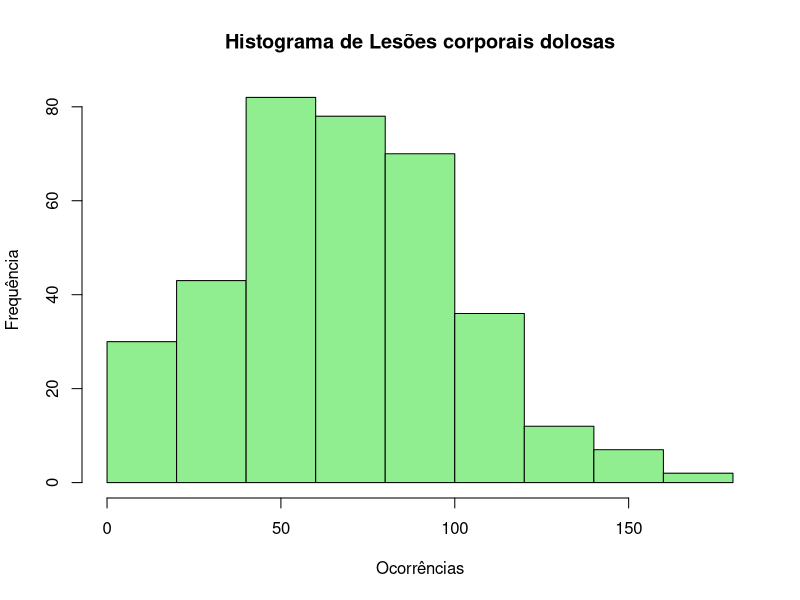
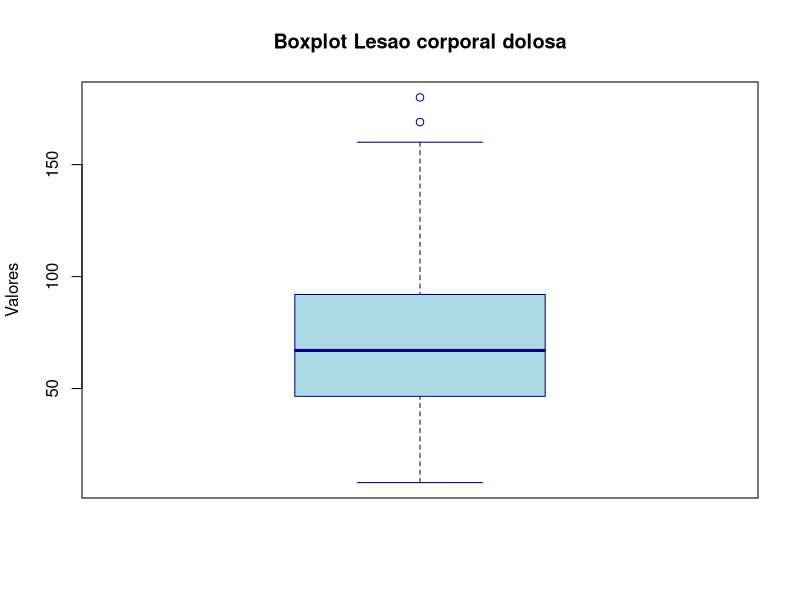
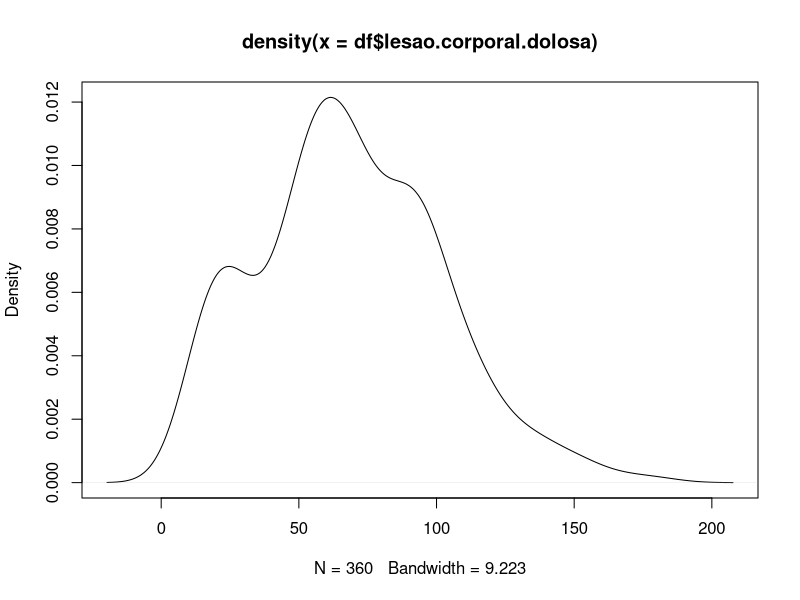
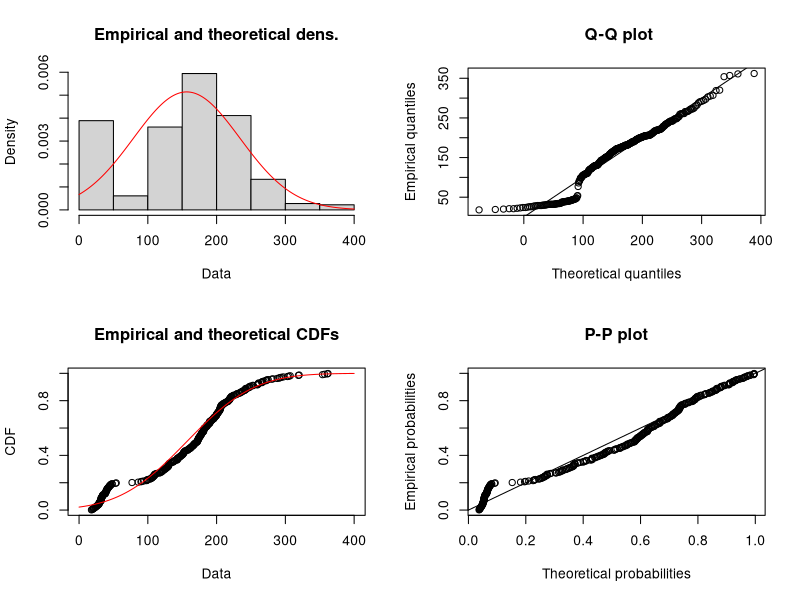
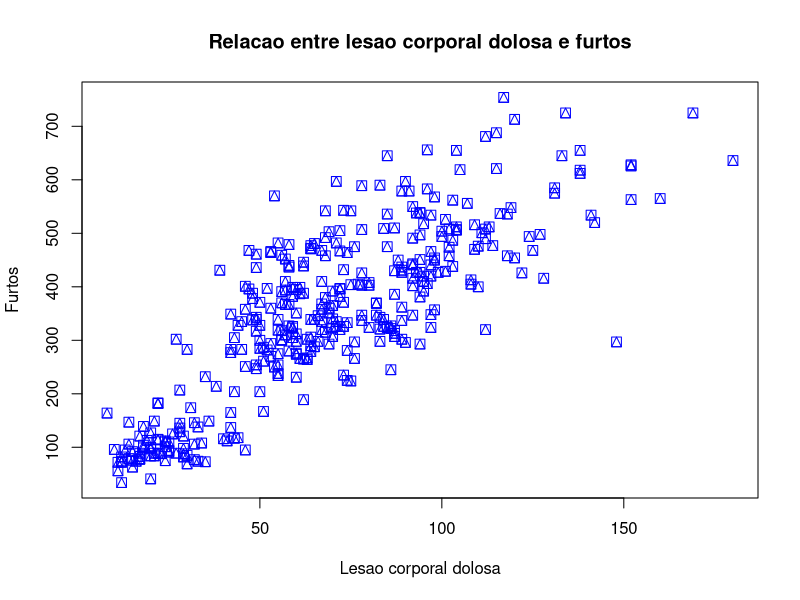
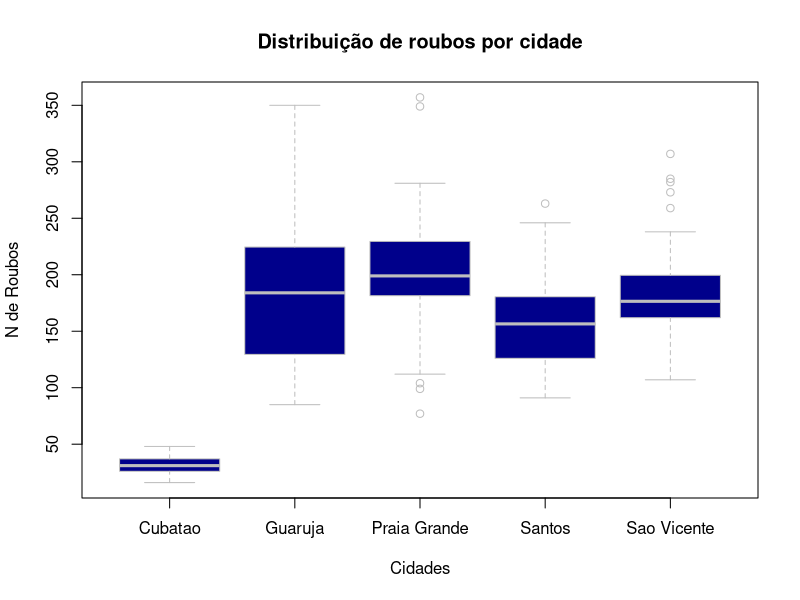
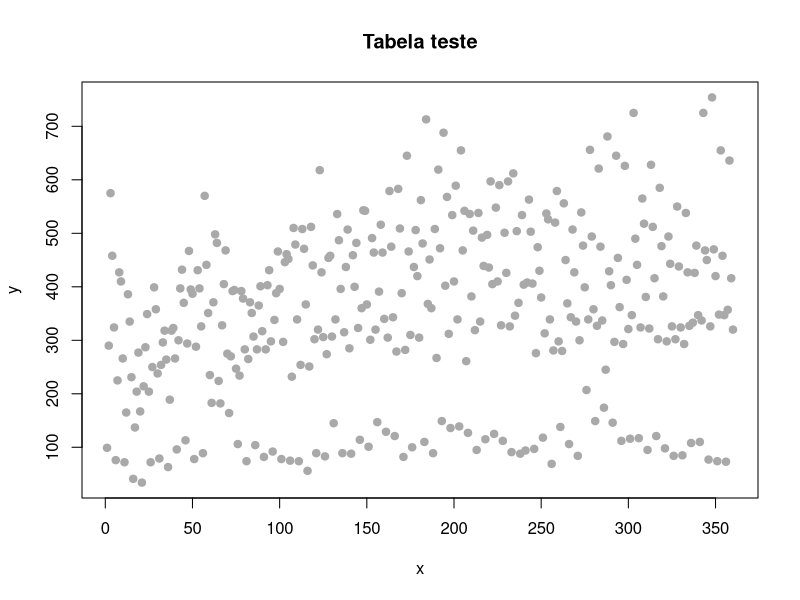
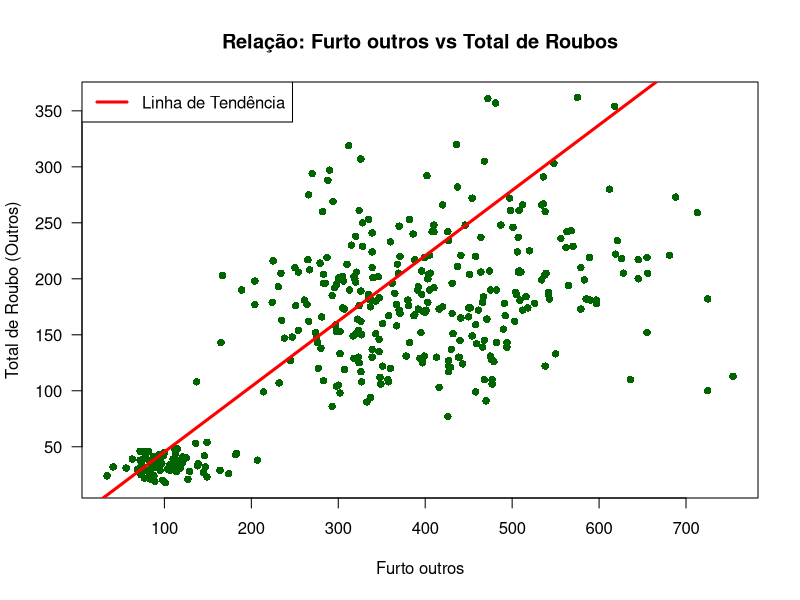

Recreate these plots in R, in order.
df <- read.csv("dados.csv")

print('As medidas foram feitas usando os dados da colune referente a lesao corporal dolosa')

#Media
print('Media')
mean(df$`lesao.corporal.dolosa`, na.rm = TRUE)

#Mediana
print('Mediana')
median(df$`lesao.corporal.dolosa`, na.rm = TRUE)

#Moda
print('Moda')
temp_tab <- table(df$`lesao.corporal.dolosa`)
names(temp_tab)[which.max(temp_tab)]

# Histograma simples
print('Histograma')
hist(df$`lesao.corporal.dolosa`,
     main = "Histograma de Lesões corporais dolosas",
     xlab = "Ocorrências",
     ylab = "Frequência",
     col = "lightgreen",
     breaks = 10)

#Media aparada
print('Media aparada (25 e 50%)')
mean(df$`lesao.corporal.dolosa`, na.rm = TRUE, trim = 0.25)

mean(df$`lesao.corporal.dolosa`, na.rm = TRUE, trim = 0.5)

#Media geometrica
print('Media geométrica')
exp(mean(log(df$`lesao.corporal.dolosa`)))

# Desvios em relacao a media
print('Desvios em relacao a media')
df$`lesao.corporal.dolosa` - mean(df$`lesao.corporal.dolosa`)

# Desvios em relacao a mediana
print('Desvios em relacao a mediana')
df$`lesao.corporal.dolosa` - median(df$`lesao.corporal.dolosa`)

# Desvio padrao
print('Desvio padrao')
sd(df$`lesao.corporal.dolosa`)

# Variancia
print('Variancia')
var(df$`lesao.corporal.dolosa`)

# Desvio absoluto medio
print('Desvio absoluto medio')
mean(abs(df$`lesao.corporal.dolosa` - mean(df$`lesao.corporal.dolosa`)))

# MAD
print('MAD')
mad(df$`lesao.corporal.dolosa`)

# Amplitude
print('Amplitude')
diff(range(df$`lesao.corporal.dolosa`))

# Percentil
print('Percentil 25')
quantile(df$`lesao.corporal.dolosa`, probs = 0.25)

print('Percentil 90')
quantile(df$`lesao corporal dolosa`, probs = 0.9)

# Amplitude Interquartilica
print('Amplitude Interquartilica')
IQR(df$`lesao.corporal.dolosa`)

dados <- df$`lesao.corporal.dolosa`
# 50 valores normais em torno de 10, mais dois outliers: 25 e 30
# Boxplot
boxplot(dados,
        main = "Boxplot Lesao corporal dolosa",
        ylab = "Valores",
        col = "lightblue",
        border = "darkblue",
        notch = F)

# Tabela de frequencia
print('Tabela de frequencia')
prop.table(table(df$`lesao.corporal.dolosa`))

# Tabela de frequencia
print('Tabela de frequencia %')
round(prop.table(table(df$`lesao.corporal.dolosa`)) * 100, 2)

# Estimativa densidade
print('Estimativa densidade')

df$`lesao corporal dolosa` <- rnorm(120)
plot(density(df$`lesao.corporal.dolosa`))

# Distribuicao normal
library(fitdistrplus)
teste <- fitdist(df$`total.de.roubo...outros`, "norm")
plot(teste)
teste

# Teste de correlação (pega as 10 maiores correlações da tabela)
# 1. Filtrar apenas colunas numéricas
df_num <- df[, sapply(df, is.numeric)]

# 2. Calcular a matriz de correlação
matriz_cor <- cor(df_num, use = "pairwise.complete.obs")

# 3. Remover a diagonal e a parte repetida (espelhada)
matriz_cor[lower.tri(matriz_cor, diag = TRUE)] <- NA

# 4. Transformar em formato de lista (long format)
tabela_cor <- as.data.frame(as.table(matriz_cor))

# 5. Limpar os NAs e renomear
tabela_cor <- na.omit(tabela_cor)
colnames(tabela_cor) <- c("Variavel_1", "Variavel_2", "Correlacao")

# 6. Obter as 10 maiores correlações (em valor absoluto)
top_10 <- head(tabela_cor[order(abs(tabela_cor$Correlacao), decreasing = TRUE), ], 10)

# Resultado
print(top_10)

#Relacao entre duas colunas com alta correlacao (Lesao corporal dolosa e furtos, no caso)
plot(df$lesao.corporal.dolosa, df$furto...outros,
main = "Relacao entre lesao corporal dolosa e furtos",
xlab = "Lesao corporal dolosa", ylab = "Furtos",
pch = 14, # alterar formato
col = "blue", # cor dos pontos
cex = 1.3) # tamanho dos pontos


#tapply + Distribuicao de roubos por cidades com boxplot
summary_roubos_cidades <-tapply(df$roubo...outros,df$cidade,summary)
summary_roubos_cidades

boxplot(df$roubo...outros ~ df$cidade,data = df,
col="darkblue", #cordepreenchimento
border="grey", #cordasbordas
main="Distribuição de roubos por cidade",
xlab="Cidades",
ylab="N de Roubos")


#alpha e beta - Função lm

# Garante que os dados estão em ordem cronológica
df <- df[order(df$Data), ]

# Cria o índice numérico (1 para o janeiro, 2 para fevereiro, etc.)
df$mes_indice <- 1:nrow(df)

y <- df$furto...outros
x <- df$mes_indice
  
fun_lm <- lm( 
  formula = y ~ x, 
  data = df, 
  subset = x >= 50, 
  weights = 1/x, 
  na.action = na.omit
  )

fun_lm

plot(x, y, main = "Tabela teste", pch = 19, col = "darkgray", xlab = "x", ylab = "y")

#Regressão linear

modelo_completo <- lm(
  formula = total.de.roubo...outros	~ furto...outros,
  data = df,
  subset = furto...outros <= 400,
  weights = 1 / (furto...outros + 1),
  na.action = na.omit
)

print(modelo_completo)

summary(modelo_completo)

plot(df$furto...outros, df$total.de.roubo...outros,
     main = "Relação: Furto outros vs Total de Roubos",
     xlab = "Furto outros",
     ylab = "Total de Roubo (Outros)",
     pch = 16,
     col = "darkgreen",
     las = 1)

abline(modelo_completo, col = "red", lwd = 3)

legend("topleft", legend = "Linha de Tendência", col = "red", lwd = 3)
